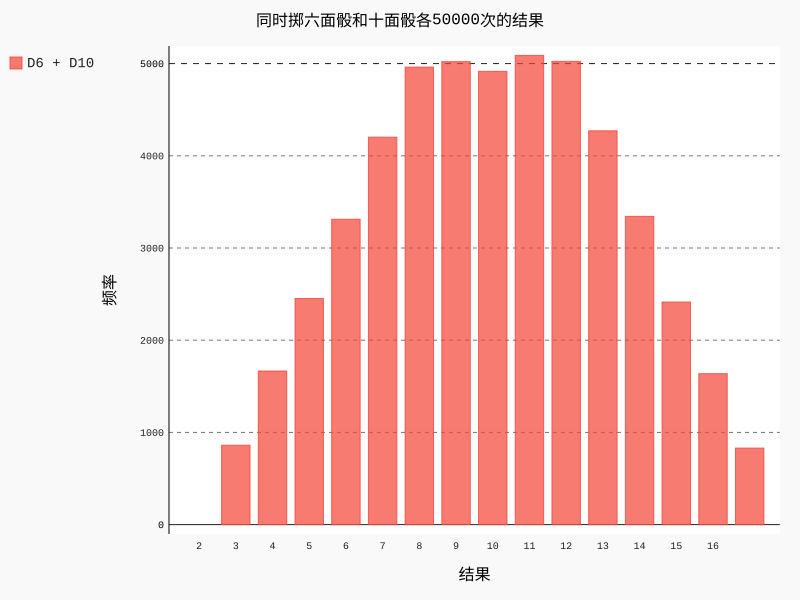

Recreate this plot in Python.
#!/usr/bin/env python3
# -*- coding: utf-8 -*-

import pygal

from die import Die

# 创建两枚不同的投资
die_1 = Die()
die_2 = Die(10)

# 掷骰子并储存结果
results = []
for roll_num in range(50000):
    result = die_1.roll() + die_2.roll()
    results.append(result)
    
# 计数每面结果出现多少次
frequencies = []
max_result = die_1.num_sides + die_2.num_sides
for value in range(1, max_result+1):
    frequency = results.count(value)
    frequencies.append(frequency)
    
hist = pygal.Bar()

# 绘制图像
hist.title = "同时掷六面骰和十面骰各50000次的结果"
hist.x_title = "结果"
hist.y_title = "频率"
hist.x_labels = list(range(2, 17))
hist.add('D6 + D10', frequencies)

hist.render_to_file('die_visual.svg')
